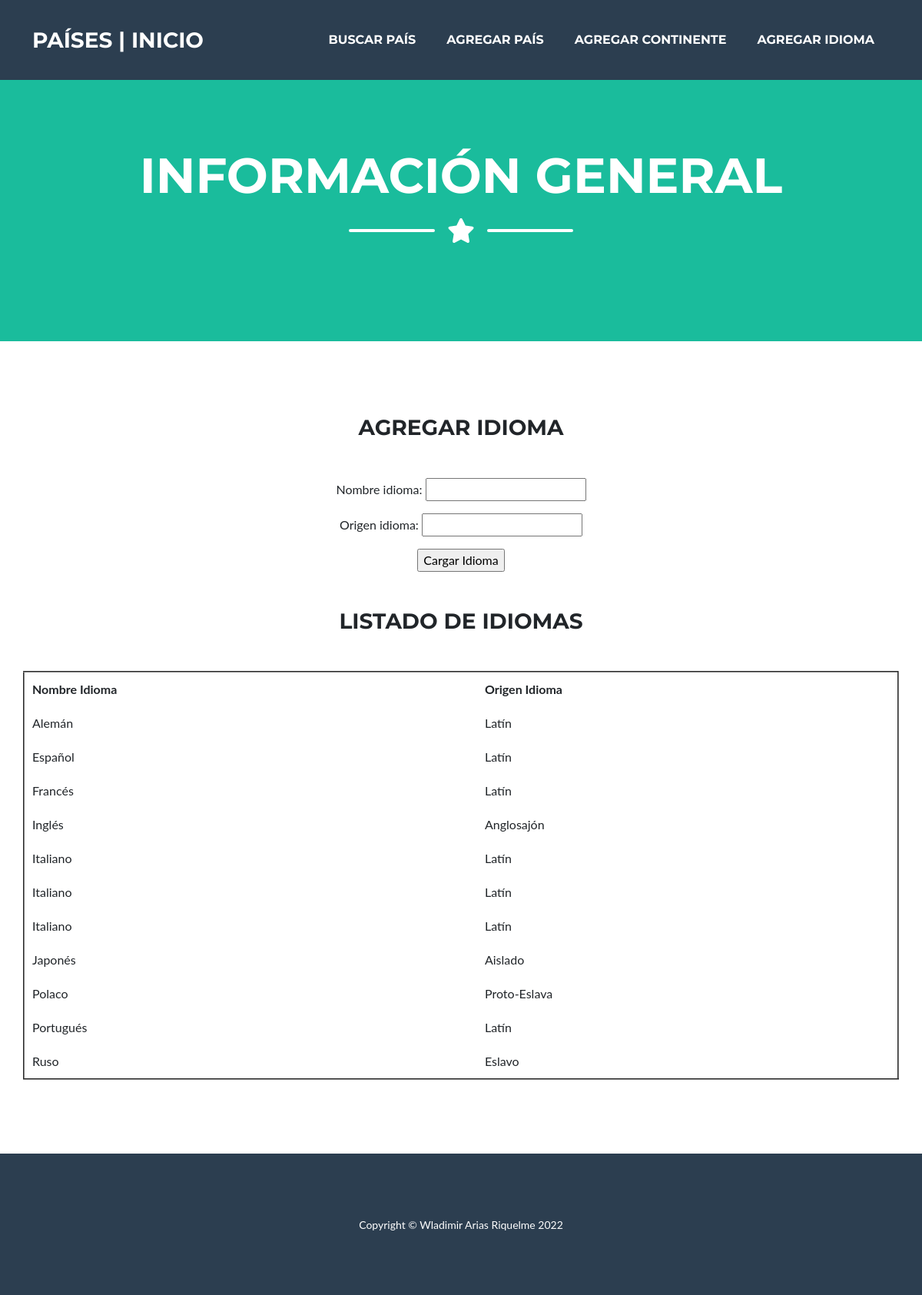
/idiomas/crear/, run on the app's committed database.
### app/models.py (models this page shows)
class Idioma(models.Model):
    nombre_idioma = models.CharField(max_length=50)
    origen_idioma = models.CharField(max_length=50)

### app/views.py (the view)
# urls.py: path("idiomas/crear/", creacion_idioma, name="app-idiomas-crear")
def creacion_idioma(request):
    if request.method == 'POST':
        formulario = IdiomaFormulario(request.POST)
        if formulario.is_valid():
            data = formulario.cleaned_data
            idioma = Idioma(nombre_idioma=data['nombre_idioma'], origen_idioma=data['origen_idioma'])
            idioma.save()
        return render(request, 'app/index.html')
    else:
        formulario = IdiomaFormulario()
    idiomas = Idioma.objects.all().order_by('nombre_idioma')
    contexto2 = {"idiomas":idiomas}
    contexto = {"formulario":formulario}
    nuevo_contexto = {**contexto, **contexto2}
    return render(request, 'app/agregar_idioma.html', nuevo_contexto)

### app/forms.py
class IdiomaFormulario(forms.Form):
    nombre_idioma = forms.CharField()
    origen_idioma = forms.CharField()

### app/templates/app/agregar_idioma.html
{% extends 'app/base.html' %} {% block contenido %}
<div class="container d-flex align-items-center flex-column">
    <h3 class="masthead-heading text-uppercase mb-0">Agregar Idioma</h3>
    <div class="divider-custom divider-light">
        <div class="divider-custom-line"></div>
    </div>
</div>
<form action="" method="post">
    {% csrf_token %} {{ formulario.as_p }}
    <input type="submit" value="Cargar Idioma">
</form>
<div class="container d-flex align-items-center flex-column">
    <div class="divider-custom divider-light">
        <div class="divider-custom-line"></div>
    </div>
    <h3 class="masthead-heading text-uppercase mb-0">Listado de Idiomas</h3>
    <div class="divider-custom divider-light">
        <div class="divider-custom-line"></div>
    </div>
</div>
<table cellspacing="10" cellpadding="10" border="2">
    <thead>
        <tr>
            <th>Nombre Idioma</th>
            <th>Origen Idioma</th>
        </tr>
    </thead>
    <tbody>
        {% for idioma in idiomas %}
        <tr>
            <td>{{ idioma.nombre_idioma }}</td>
            <td>{{ idioma.origen_idioma }}</td>
        </tr>
        {% endfor %}
    </tbody>
</table>
{% endblock %}

### data on the page
Idioma: nombre_idioma "Alemán", origen_idioma "Latín"
Idioma: nombre_idioma "Español", origen_idioma "Latín"
Idioma: nombre_idioma "Francés", origen_idioma "Latín"
Idioma: nombre_idioma "Inglés", origen_idioma "Anglosajón"
Idioma: nombre_idioma "Italiano", origen_idioma "Latín"
Idioma: nombre_idioma "Italiano", origen_idioma "Latín"
Idioma: nombre_idioma "Italiano", origen_idioma "Latín"
Idioma: nombre_idioma "Japonés", origen_idioma "Aislado"
Idioma: nombre_idioma "Polaco", origen_idioma "Proto-Eslava"
Idioma: nombre_idioma "Portugués", origen_idioma "Latín"
Idioma: nombre_idioma "Ruso", origen_idioma "Eslavo"
